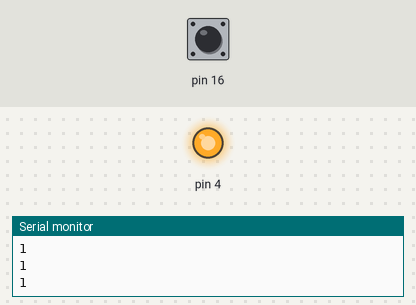
Recording of a sketch running on a simulated Arduino Uno, built with avr-gcc and run on an emulated ATmega328P. Shown: output pins drawn as LEDs (lit = HIGH), the last lines printed to the serial monitor. Dashed ring = blinking. Inputs (shaded band) come from the test bench; at power-on: pin 16 HIGH.

Above: at 1.2 s.
1.3 s: pin 16 pulled LOW for 1 s
At 1.55 s:
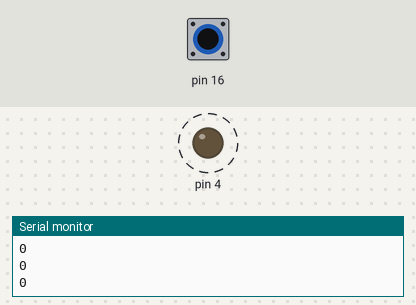
4.3 s: pin 16 pulled LOW for 3.2 s
At 8.4 s:
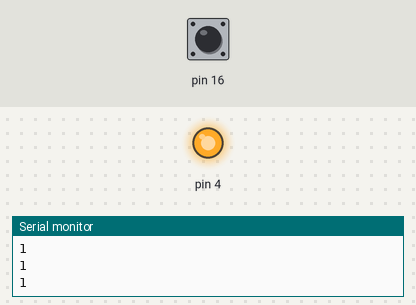
Timing chart, 0 to 9.9 s (numbered marks = the images above; inputs shaded):
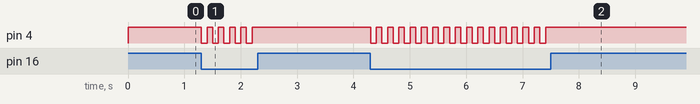

The sketch:

sketch_oct8a.ino
```cpp
void setup() {
  // 設置初始化代碼，只運行一次
  Serial.begin(9600);  // 初始化串口通信，波特率為9600
  pinMode(16, INPUT_PULLUP);  // 設置引腳16為輸入模式，啟用內部上拉電阻
  // PULLUP（上拉）是指在Arduino中使用內部上拉電阻的一種輸入模式
  pinMode(4, OUTPUT);  // 設置引腳4為輸出模式
  digitalWrite(4, LOW);  // 初始化引腳4為低電平
}

bool p16 = digitalRead(16);  // 讀取引腳16的初始狀態
// bool p16 = digitalRead(16); 讀取引腳16的當前狀態
bool led_state = HIGH;  // 設置LED初始狀態為高電平（開啟）

void loop() {
  // 主循環代碼，重複執行
  p16 = digitalRead(16);  // 讀取引腳16的當前狀態
  Serial.println(p16);  // 通過串口輸出引腳16的狀態

  if (p16 == 0) {  // 如果引腳16為低電平（按鈕被按下）
    digitalWrite(4, HIGH);  // 將引腳4設置為高電平
    led_state = !led_state;  // 切換LED狀態
  }

  digitalWrite(4, led_state);  // 根據led_state設置引腳4的狀態
  delay(100);  // 延遲100毫秒
}
```

Measured:
- after the input at 1.3 s, pin 4: alternates HIGH for 0.10 s and LOW for 0.10 s, 10 changes in all, then stays HIGH, starting at once
- after the input at 4.3 s, pin 4: alternates HIGH for 0.10 s and LOW for 0.10 s, 32 changes in all, then stays HIGH, starting at once
